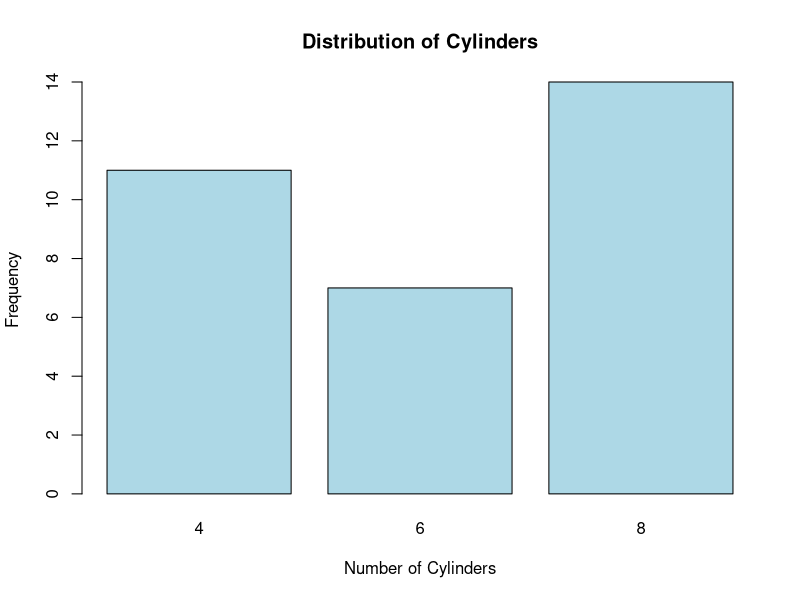
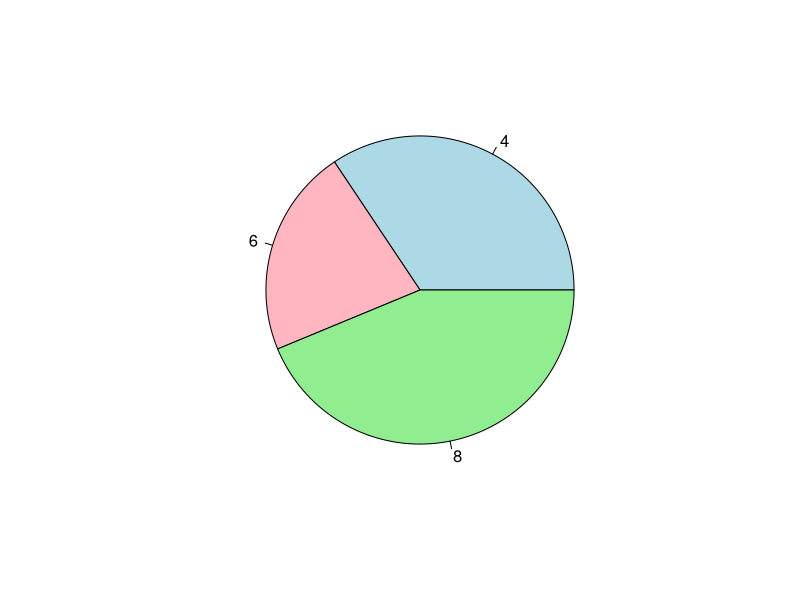
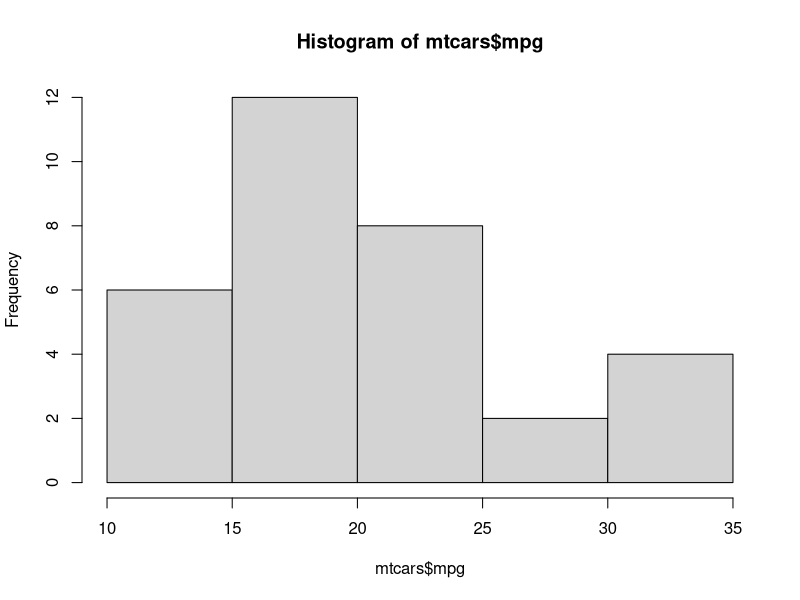
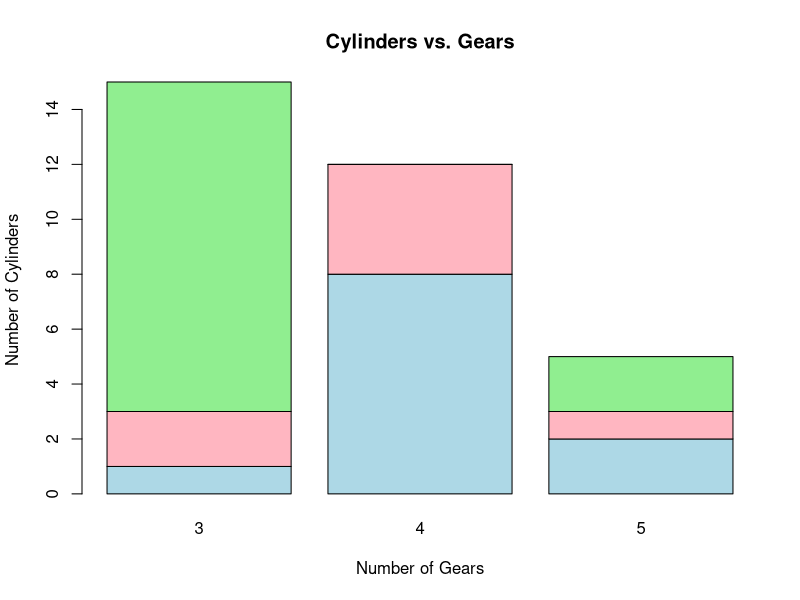
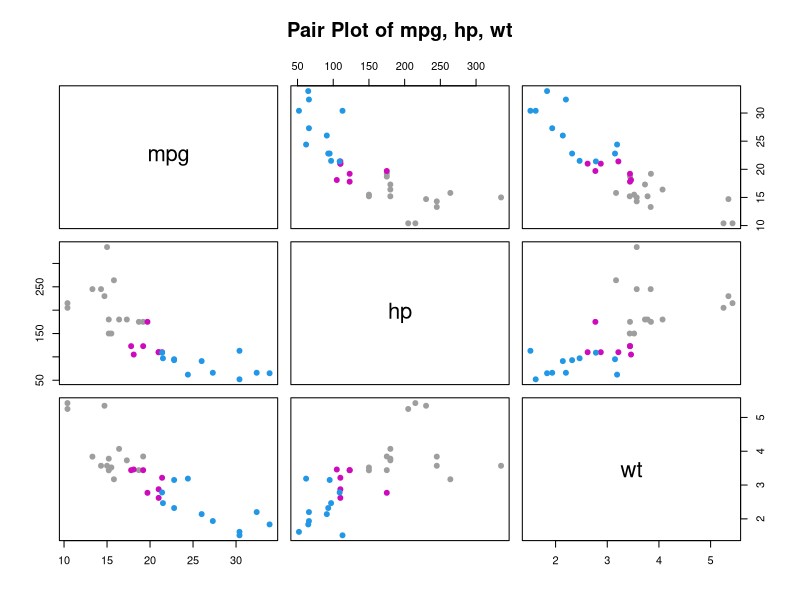

Write R code to recreate these figures, in order.
#6.	Perform various statistical analysis for the mtcars dataset.

data("mtcars")
head(mtcars)

#Univariate

uni<-table(mtcars$cyl)
barplot(uni,xlab = "Number of Cylinders", ylab = "Frequency", main = "Distribution of Cylinders", col = "lightblue")
pie(uni,col = c("lightblue","lightpink","lightgreen"))
hist(mtcars$mpg)

#Bivariate

biv<-table(mtcars$cyl,mtcars$gear)
barplot(biv,xlab = "Number of Gears", ylab = "Number of Cylinders", main = "Cylinders vs. Gears", col = c("lightblue","lightpink","lightgreen"))

#Multivariate

pairs(mtcars[,c("mpg","hp","wt")],col= mtcars$cyl,pch=19, main = "Pair Plot of mpg, hp, wt")
